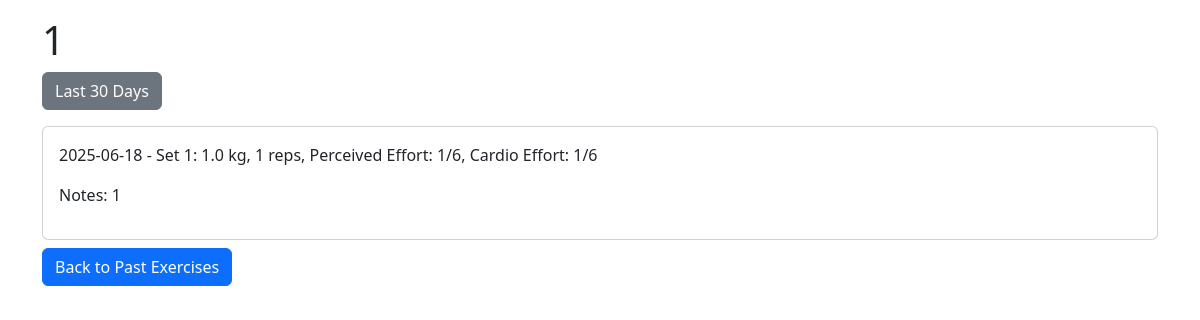
/past_exercises/1, run on an earlier commit of the app's database.
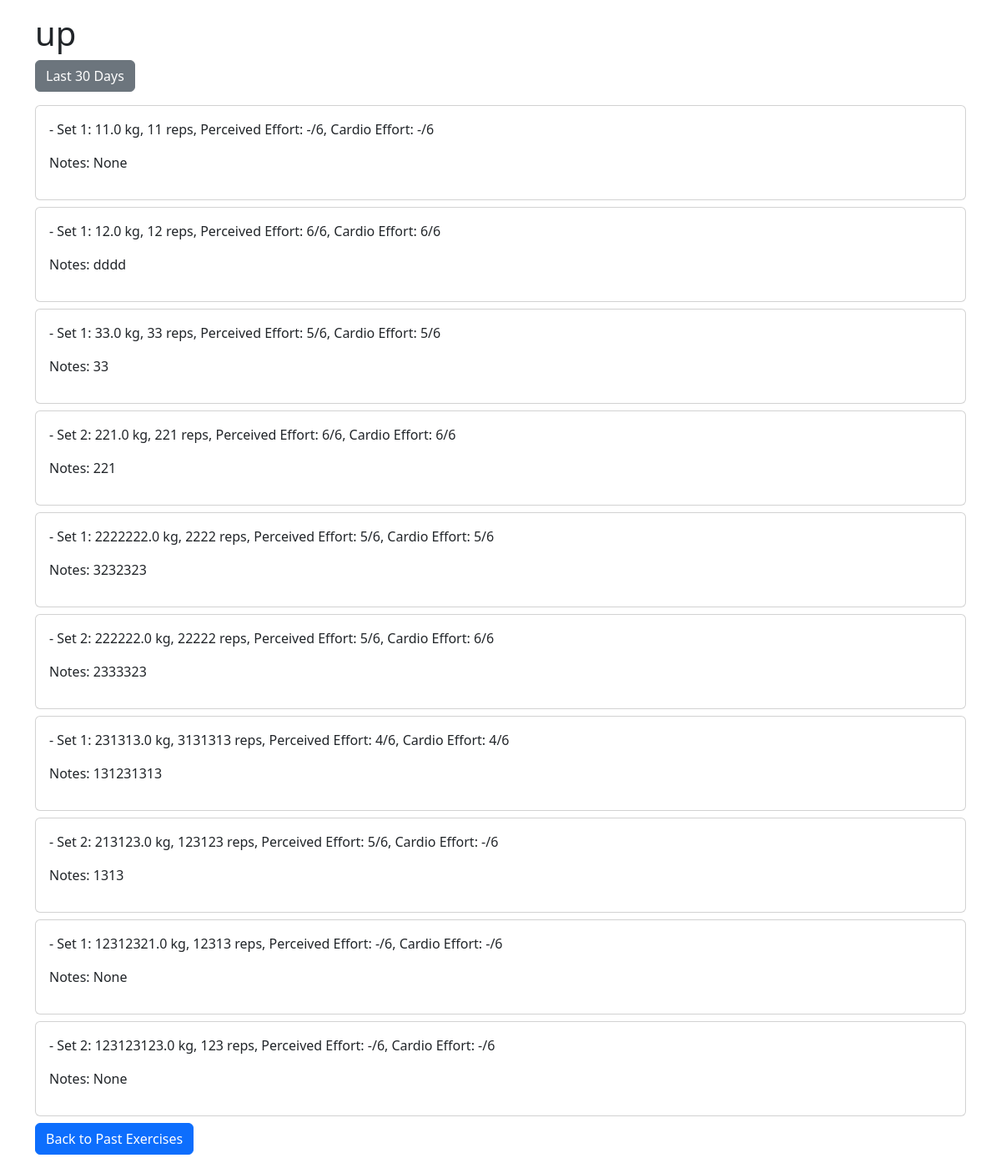
And on a later commit of the database.
### app.py (models this page shows)
class Exercise(db.Model):
    id = db.Column(db.Integer, primary_key=True)
    name = db.Column(db.String(100), unique=True)

class WorkoutSet(db.Model):
    id = db.Column(db.Integer, primary_key=True)
    workout_id = db.Column(db.Integer, db.ForeignKey('workout.id', ondelete='CASCADE'))
    exercise_id = db.Column(db.Integer, db.ForeignKey('exercise.id'))
    set_number = db.Column(db.Integer)
    weight = db.Column(db.Float)
    reps = db.Column(db.Integer)
    f = db.Column(db.Integer, nullable=True)  # Perceived effort (1-6, null if "-")
    c = db.Column(db.Integer, nullable=True)  # Cardio effort (1-6, null if "-")
    notes = db.Column(db.Text)
    workout = db.relationship('Workout', backref='sets')

class Workout(db.Model):
    id = db.Column(db.Integer, primary_key=True)
    title = db.Column(db.String(100))
    date = db.Column(db.Date)
    duration = db.Column(db.Integer)  # in seconds
    timestamp = db.Column(db.DateTime, default=datetime.now)  # Local time

### app.py (the view)
@app.route('/past_exercises/<int:exercise_id>')
def exercise_history(exercise_id):
    exercise = Exercise.query.get_or_404(exercise_id)
    sets = WorkoutSet.query.filter_by(exercise_id=exercise_id).order_by(WorkoutSet.workout_id.desc()).all()
    filter_days = request.args.get('filter', default=None)
    if filter_days == '30days':
        from datetime import timedelta
        cutoff = datetime.now() - timedelta(days=30)
        sets = [s for s in sets if s.workout.date >= cutoff.date()]
    return render_template('exercise_history.html', exercise=exercise, sets=sets)

### templates/exercise_history.html (shortened to what this page needs)
<!DOCTYPE html>
<html>
<head>
    <link href="https://cdn.jsdelivr.net/npm/bootstrap@5.3.0/dist/css/bootstrap.min.css" rel="stylesheet">
    <link href="{{ url_for('static', filename='style.css') }}" rel="stylesheet">
</head>
<body>
    <div class="container py-3">
        <h1>{{ exercise.name }}</h1>
        <a href="{{ url_for('exercise_history', exercise_id=exercise.id, filter='30days') }}" class="btn btn-secondary mb-3">Last 30 Days</a>
        {% for set in sets %}
            <div class="card mb-2">
                <div class="card-body">
                    <p>{{ set.workout.date }} - Set {{ set.set_number }}: {{ set.weight }} kg, {{ set.reps }} reps, Perceived Effort: {{ set.f or '-' }}/6, Cardio Effort: {{ set.c or '-' }}/6</p>
                    <p>Notes: {{ set.notes or 'None' }}</p>
                </div>
            </div>
        {% endfor %}
        <a href="{{ url_for('past_exercises') }}" class="btn btn-primary back-button">Back to Past Exercises</a>
    </div>
</body>
</html>

What changed in the data, as far as the page shows it:
changed Exercise: name "1" → "up"
changed WorkoutSet (number 1 of 10 on the later page): weight "1.0" → "11.0"; reps "1" → "11"; f "1" → "-"; c "1" → "-"; notes "1" → "None"; workout "2025-06-18" → (not shown)
now on this page (row edited): WorkoutSet: set_number "1", weight "12.0", reps "12", f "6", c "6", notes "dddd"
now on this page (row edited): WorkoutSet: set_number "1", weight "33.0", reps "33", f "5", c "5", notes "33"
now on this page (row edited): WorkoutSet: set_number "2", weight "221.0", reps "221", f "6", c "6", notes "221"
now on this page (row edited): WorkoutSet: set_number "1", weight "2222222.0", reps "2222", f "5", c "5", notes "3232323"
now on this page (row edited): WorkoutSet: set_number "2", weight "222222.0", reps "22222", f "5", c "6", notes "2333323"
now on this page (row edited): WorkoutSet: set_number "1", weight "231313.0", reps "3131313", f "4", c "4", notes "131231313"
now on this page (row edited): WorkoutSet: set_number "2", weight "213123.0", reps "123123", f "5", c "-", notes "1313"
now on this page (row edited): WorkoutSet: set_number "1", weight "12312321.0", reps "12313", f "-", c "-", notes "None"
now on this page (row edited): WorkoutSet: set_number "2", weight "123123123.0", reps "123", f "-", c "-", notes "None"
